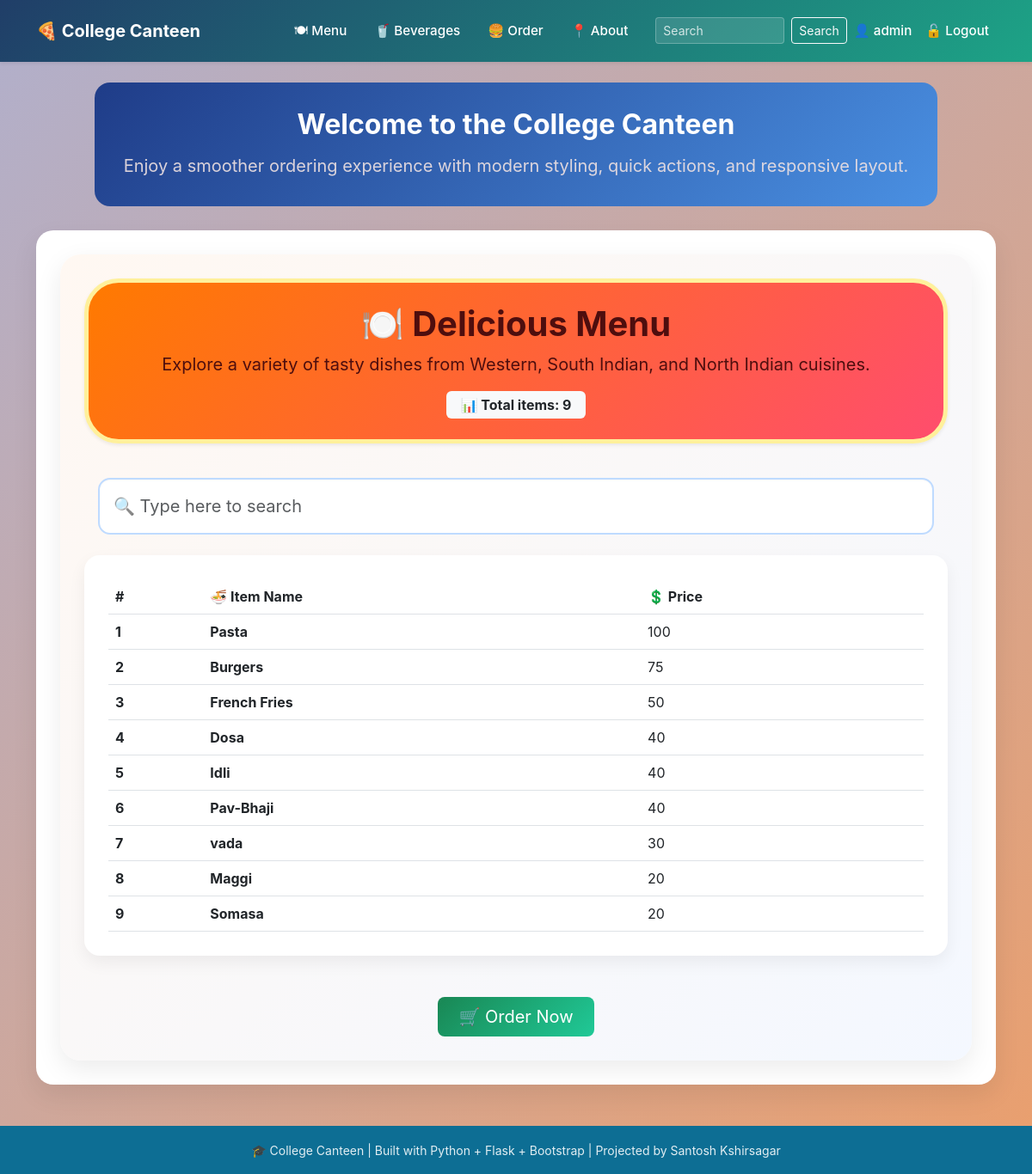
/menu (signed in), run on the app's committed database.
### tables this page shows
CREATE TABLE menus
                 (id INTEGER PRIMARY KEY AUTOINCREMENT,
                 name TEXT NOT NULL,
                 price INTEGER NOT NULL);

### app.py (the view)
@app.route("/menu")
def menu():
    conn = get_db_menus()
    menus = conn.execute('SELECT * FROM menus ORDER BY price DESC').fetchall()
    conn.close()
    return render_template('menu.html', menus=menus)

### database.py (called while the page is built)
def get_db():
    conn = sqlite3.connect(DB_PATH)
    conn.row_factory = sqlite3.Row
    return conn

### templates/menu.html (shortened to what this page needs)
{% extends "base.html" %}
{% block content %}
<div class="menu-page card-hover">
  <div class="card hero-card shadow-sm mb-4">
    <div class="card-body text-center py-4">
      <h1 class="fw-bold mb-2">🍽️ Delicious Menu</h1>
      <p class="mb-0 fs-5">Explore a variety of tasty dishes from Western, South Indian, and North Indian cuisines.</p>
      <div class="mt-3">
        <span class="badge bg-light text-dark fs-6 px-3 py-2">📊 Total items: {{ menus|length }}</span>
      </div>
    </div>
  </div>
  <div class="card-hover p-3">
    <input type="text" id="searchInput" class="form-control form-control-lg search-box" placeholder="🔍 Type here to search">
  </div>
  <div class="card table-card">
    <div class="card-body card-hover">
      <table class="table table-hover mb-0 align-middle">
        <thead>
          <tr>
            <th scope="col">#</th>
            <th>🍜 Item Name</th>
            <th>💲 Price</th>
          </tr>
        </thead>
        <tbody id="tablebody">
          {% for item in menus %}
            <tr data-name="{{ item.name|lower }}">
              <th scope="row">{{ loop.index }}</th>
              <td class="fw-bold">{{ item.name }}</td>
              <td>{{ item.price }}</td>
            </tr>
          {% endfor %}
        </tbody>
      </table>
    </div>
  </div>
  <div class="text-center mt-5">
    <a href="{{ url_for('order') }}" class="btn btn-custom btn-lg px-4">🛒 Order Now</a>
  </div>
</div>
{% endblock %}

### templates/base.html (style rules this page uses)
html, body { min-height: 100%; }
body { margin: 0; background: linear-gradient(135deg, #7876a794 0%, #dd63129d 100%); color: #1d2540; font-family: Inter, system-ui, -apple-system, BlinkMacSystemFont, "Segoe UI", sans-serif; display: flex; flex-direction: column; }
.content-card .card-body { padding: 1.75rem; }
.card-hover { transition: transform 0.25s ease, box-shadow 0.25s ease, border-color 0.25s ease; }
:root { --brand: #0d6e94; }

### templates/menu.html (style rules this page uses)
.menu-page { background: linear-gradient(135deg, #fff8f2 0%, #f4f8ff 100%); border-radius: 24px; padding: 28px; box-shadow: 0 10px 30px rgba(0, 0, 0, 0.08); }
.hero-card { background: linear-gradient(135deg, #ff7a00 0%, #ff4d6d 100%); color: rgb(78, 14, 14); border: 5px solid rgb(255, 240, 155); border-radius: 40px; }
.search-box { border-radius: 14px; border: 2px solid #bfdbff; padding: 16px; box-shadow: inset 0 1px 2px rgba(0,0,0,0.03); }
.table-card { border: none; border-radius: 18px; overflow: hidden; box-shadow: 0 8px 20px rgba(0, 0, 0, 0.06); }
.table thead { background: linear-gradient(135deg, #0d6efd 0%, #4f46e5 100%); color: white; }
.btn-custom { background: linear-gradient(135deg, #198754 0%, #20c997 100%); color: white; border: none; transition: transform 0.2s ease, box-shadow 0.2s ease; }

### data on the page
menus: name "Pasta", price "100"
menus: name "Burgers", price "75"
menus: name "French Fries", price "50"
menus: name "Dosa", price "40"
menus: name "Idli", price "40"
menus: name "Pav-Bhaji", price "40"
menus: name "vada", price "30"
menus: name "Maggi", price "20"
menus: name "Somasa", price "20"

### other printed values
{{ session.name }} "admin"
{{ menus|length }} "9"
